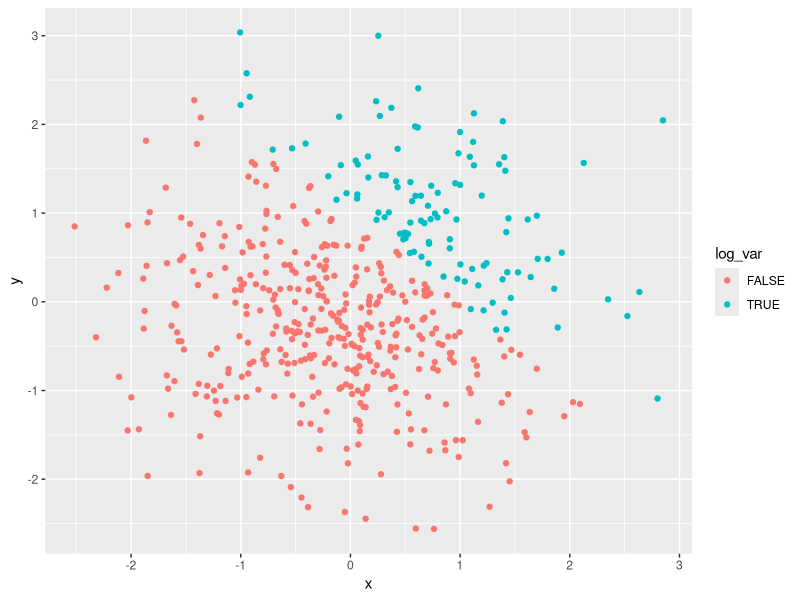
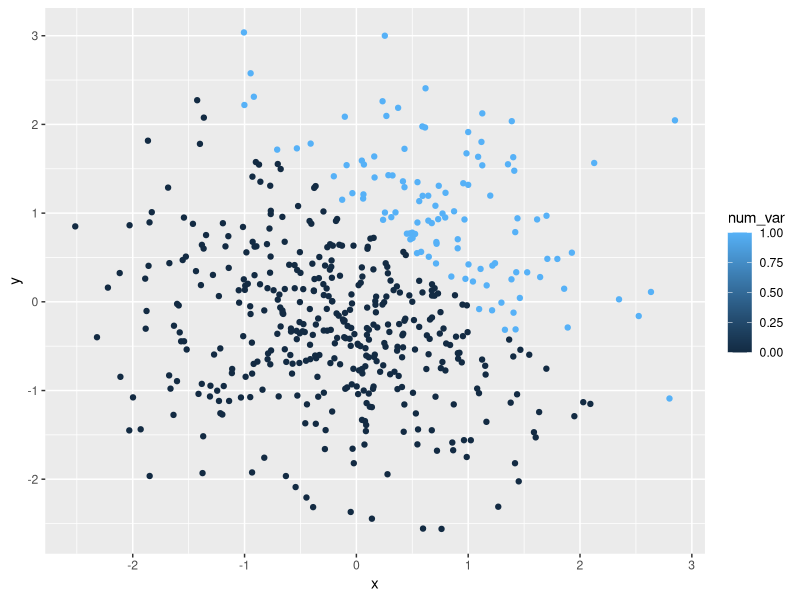
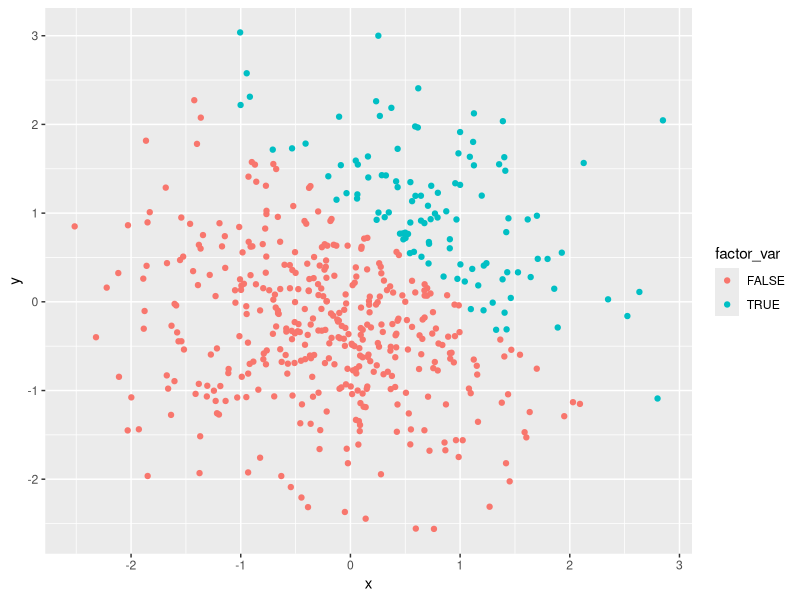
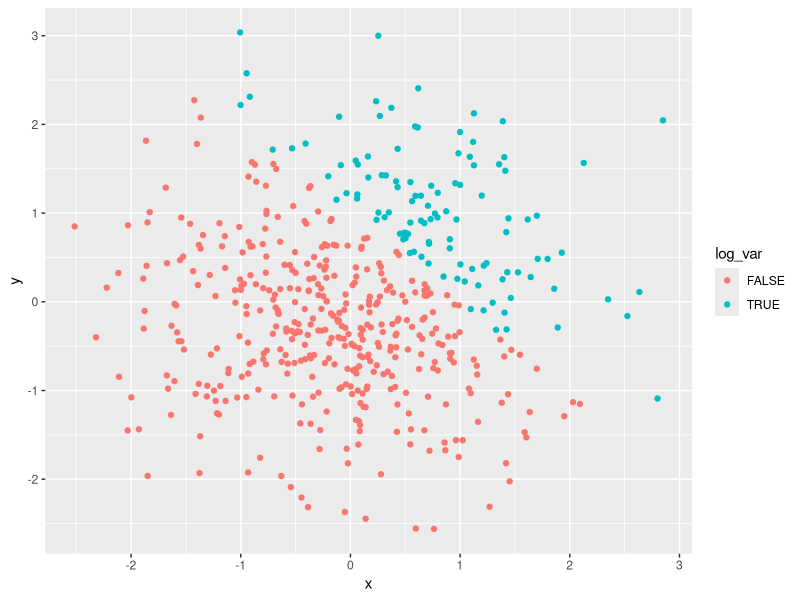

Write the R code that produced these figures, in order.
## ---- chunk 1
knitr::opts_chunk$set(echo = TRUE)

#load packages
library(tidyverse)
## ---- chunk 2
#create data frame
df1 = tibble(
  norm_samp = rnorm(8),
  norm_samp_log = norm_samp > 0,
  char_var = as.character(norm_samp), 
  factor_var =  factor( c( "grp1", "grp2", "grp3", "grp3", "grp2", "grp1", "grp2", "grp3" ))
)
## ---- chunk 3
# Q: should we show results)
#try taking mean of each var
mean(pull (df1, norm_samp))
mean(pull (df1, norm_samp_log))
mean(pull (df1, char_var))
mean(pull (df1, factor_var))
## ---- chunk 4
#convert vars 
as.numeric(pull (df1, norm_samp_log))
as.numeric(pull (df1, char_var))
as.numeric(pull (df1, factor_var))
## ---- chunk 5
#logical to numeric
logical_num = as.numeric(pull (df1, norm_samp_log))
pull( df1, norm_samp) * logical_num

#logical to factor
logical_factor = as.factor(pull (df1, norm_samp_log))
pull( df1, norm_samp) * logical_factor #not possible

#logical to factor to numeric
logical_factor_num = as.numeric( 
  as.factor( pull (df1, norm_samp_log)))
pull( df1, norm_samp) * logical_factor_num
## ---- chunk 6
# create dataframe
df2 = tibble(
  x = rnorm(500),
  y = rnorm(500),
  log_var = x + y > 1, 
  num_var = as.numeric(log_var),
  factor_var = as.factor(log_var)
)
## ---- chunk 7
# scatter plot 1 - color by logical 
ggplot(df2, aes(x = x, y = y, color = log_var)) + geom_point()

#export first scatter plot
ggsave("scatter_plot_hw1.pdf", height = 4, width = 6) 

# scatter plot 2 - color by numeric 
ggplot(df2, aes(x = x, y = y, color = num_var)) + geom_point()

# scatter plot 3 - color by factor 
ggplot(df2, aes(x = x, y = y, color = factor_var)) + geom_point()
